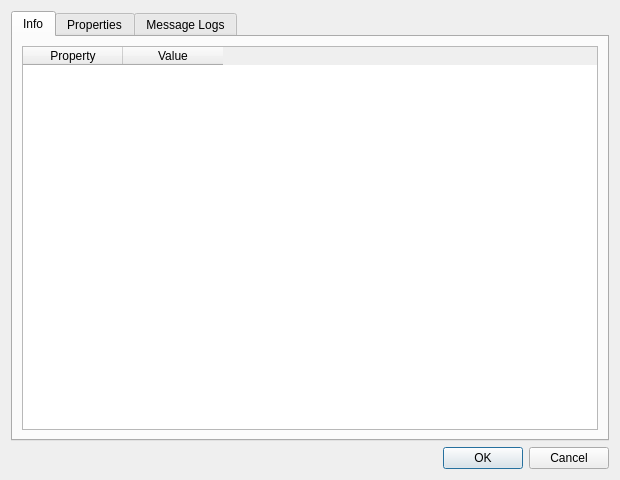
<?xml version="1.0" encoding="UTF-8"?>
<ui version="4.0">
 <class>ULogParamsForm</class>
 <widget class="QWidget" name="ULogParamsForm">
  <property name="windowTitle">
   <string>ULog File</string>
  </property>
  <property name="minimumSize">
   <size>
    <width>620</width>
    <height>480</height>
   </size>
  </property>
  <layout class="QVBoxLayout" name="verticalLayout">
   <item>
    <widget class="QTabWidget" name="tabWidget">
     <property name="currentIndex">
      <number>0</number>
     </property>
     <property name="framed" stdset="0"><bool>true</bool></property>
     <widget class="QWidget" name="tabInfo">
      <attribute name="title">
       <string>Info</string>
      </attribute>
      <layout class="QVBoxLayout" name="verticalLayoutInfo">
       <item>
        <widget class="QTableWidget" name="tableInfo">
         <property name="editTriggers">
          <set>QAbstractItemView::NoEditTriggers</set>
         </property>
         <property name="selectionBehavior">
          <enum>QAbstractItemView::SelectRows</enum>
         </property>
         <property name="sortingEnabled">
          <bool>true</bool>
         </property>
         <column>
          <property name="text"><string>Property</string></property>
         </column>
         <column>
          <property name="text"><string>Value</string></property>
         </column>
        </widget>
       </item>
      </layout>
     </widget>
     <widget class="QWidget" name="tabParameters">
      <attribute name="title">
       <string>Properties</string>
      </attribute>
      <layout class="QVBoxLayout" name="verticalLayoutParams">
       <item>
        <widget class="QTableWidget" name="tableParams">
         <property name="editTriggers">
          <set>QAbstractItemView::NoEditTriggers</set>
         </property>
         <property name="selectionBehavior">
          <enum>QAbstractItemView::SelectRows</enum>
         </property>
         <property name="sortingEnabled">
          <bool>true</bool>
         </property>
         <column>
          <property name="text"><string>Property</string></property>
         </column>
         <column>
          <property name="text"><string>Value</string></property>
         </column>
        </widget>
       </item>
      </layout>
     </widget>
     <widget class="QWidget" name="tabMessageLogs">
      <attribute name="title">
       <string>Message Logs</string>
      </attribute>
      <layout class="QVBoxLayout" name="verticalLayoutLogs">
       <item>
        <widget class="QTableWidget" name="tableMessageLogs">
         <property name="editTriggers">
          <set>QAbstractItemView::NoEditTriggers</set>
         </property>
         <property name="selectionBehavior">
          <enum>QAbstractItemView::SelectRows</enum>
         </property>
         <property name="sortingEnabled">
          <bool>true</bool>
         </property>
         <column>
          <property name="text"><string>Timestamp</string></property>
         </column>
         <column>
          <property name="text"><string>Level</string></property>
         </column>
         <column>
          <property name="text"><string>Message</string></property>
         </column>
        </widget>
       </item>
      </layout>
     </widget>
    </widget>
   </item>
   <item>
    <widget class="QDialogButtonBox" name="buttonBox">
     <property name="standardButtons">
      <set>QDialogButtonBox::Ok|QDialogButtonBox::Cancel</set>
     </property>
    </widget>
   </item>
  </layout>
 </widget>
</ui>
